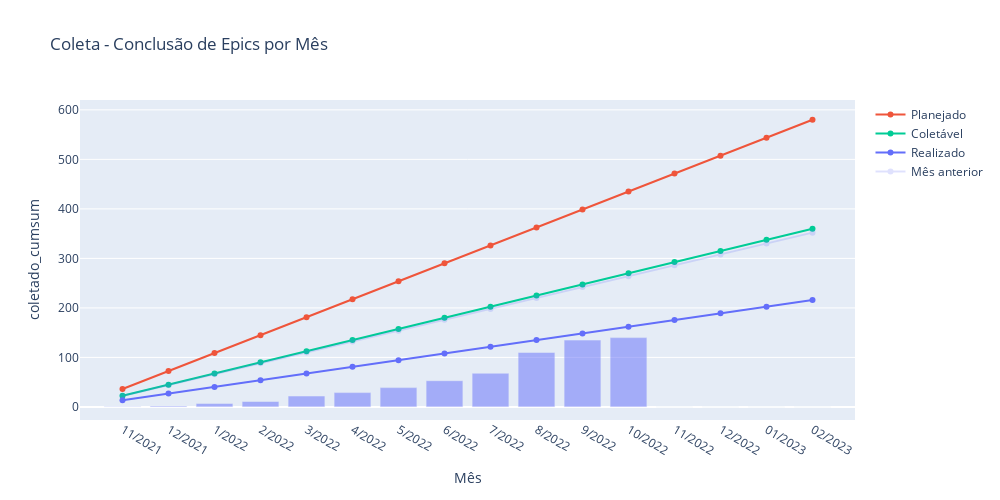

Notebook cell for this chart:
### Code cell
import plotly
import plotly.graph_objects as go 
import plotly.figure_factory as ff
import plotly.express as px
import datetime    

#TODO atualizar estimativa de coletável
def plot_speed_epics(df, df_week, title):     

    # Medindo velocidade atual nas ultimas semanas
    ultimas_semanas = []
    d = datetime.date.today()
    uma_semana = datetime.timedelta(weeks=1)
    for i in range(8):
        year, week, _ = d.isocalendar()
        ultimas_semanas.append(f'{week}/{year}')
        d -= uma_semana

    df_week = df_week.merge( 
        pd.DataFrame(reversed(ultimas_semanas), columns=['week_year']), 
        how="outer").fillna(0)      
    
    # ultimas 8 semanas / 2
    velocidade_coleta = df_week["Coletado"][-8:].sum() / 2       # alternativa: df["Coletado"].mean()
    velocidade_mes_anterior = df_week["Coletado"][-8:-4].sum()   # alternativa: df["Coletado"][:-1].mean() 
    print(f'Epics coletadas no último mês: {velocidade_coleta}')
    print(f'Epics coletadas no mês anterior: {velocidade_mes_anterior}')
    
    # Medindo velocidade atual por mes em media
    velocidade_total = df["closed"].mean()      
    
    df["closed_cumsum"] = df["closed"].cumsum()        
    df["coletado_cumsum"] = df["Coletado"].cumsum()         
    df["naocoletado_cumsum"] = df["Não coletável"].cumsum()   
    
    # Determinando meses para plotar
    df = df.merge( pd.DataFrame(["11/2021", "12/2021"] + [f'{x}/2022' for x in range(1,13)] + 
                                ["01/2023", "02/2023"], columns=["month_year"]), how="right").fillna(0)       
    # Baselines
    n_templates = 15 + 5            # 15 + 5 municipios
    total_epics_by_template = 29    # Siplanweb    
    
    total_epics = total_epics_by_template * n_templates    
    total_months = df.shape[0]
    ideal_speed = total_epics / total_months
    
    media_nao_coletavel = (12 + 12 + 12 + 8) / 4   # Siplanweb + Betha + MunicipalNet + ADPM    
    total_coletaveis = total_epics - (media_nao_coletavel * n_templates)
    ideal_speed_discounted = total_coletaveis / total_months
            
    # Plot
    fig =  px.bar(df, x="month_year", y="coletado_cumsum", title=title, opacity=0.5, height=500, width=1000, #, "naocoletado_cumsum"
                 labels={"value":"Epics concluídas (acumulado)", "month_year":"Mês", 'variable':''})

    fig.update_layout(yaxis = dict(tickmode = 'linear', tick0 = 0, dtick = 100))
    fig.add_traces([
        go.Scatter(x=df.month_year, y=[i * ideal_speed for i in range(1, total_months+1)], name="Planejado", opacity=1,
                  line=go.scatter.Line(color='#ef553b')), #color="red" ff6692 ef553b     
        go.Scatter(x=df.month_year, y=[i * ideal_speed_discounted for i in range(1, total_months+1)], name="Coletável",
                  line=go.scatter.Line(color="#00CC96")), #AB63FA
        go.Scatter(x=df.month_year, y=[i * velocidade_coleta for i in range(1, total_months+1)], name="Realizado",
                  line=go.scatter.Line(color="#636efa"), opacity=1),#, text=df), #8c86ff
        go.Scatter(x=df.month_year, y=[i * velocidade_mes_anterior for i in range(1, total_months+1)], name="Mês anterior",
                  line=go.scatter.Line(color="#636efa"), opacity=0.2),#, text=df), #8c86ff
        
        # Inclui todas epics fechadas, inclusive não-coletaveis
        # go.Scatter(x=df.month_year, y=[i * velocidade_total for i in range(1, total_months+1)], name="Total Fechado",
        #           line=go.scatter.Line(color="blue"), opacity=0.1),
    ])
    
    return fig

#-------------------------------------------------------------------------------------
#4c72b0', '#dd8452', '#55a868', '#c44e52', '#8172b3', 
# '#937860', '#da8bc3', '#8c8c8c', '#ccb974', '#64b5cd'

count_epics_month_df = pd.read_csv("data/count_epics_month.csv")
count_epics_week_df  = pd.read_csv("data/count_epics_week.csv")
plot_speed_epics(count_epics_month_df, count_epics_week_df, title='Coleta - Conclusão de Epics por Mês')

### Figure 1 — Plotly figure (JSON) as saved in the notebook; plotly's stock layout.template omitted (floating-point values rounded to 4 significant figures)
{"data": [{"alignmentgroup": "True", "hovertemplate": "Mês=%{x}<br>coletado_cumsum=%{y}<extra></extra>", "legendgroup": "", "marker": {"color": "#636efa", "opacity": 0.5, "pattern": {"shape": ""}}, "name": "", "offsetgroup": "", "orientation": "v", "showlegend": false, "textposition": "auto", "type": "bar", "x": ["11/2021", "12/2021", "1/2022", "2/2022", "3/2022", "4/2022", "5/2022", "6/2022", "7/2022", "8/2022", "9/2022", "10/2022", "11/2022", "12/2022", "01/2023", "02/2023"], "xaxis": "x", "y": [1, 2, 7, 11, 22, 29, 39, 53, 68, 110, 135, 140, 0, 0, 0, 0], "yaxis": "y"}, {"line": {"color": "#ef553b"}, "name": "Planejado", "opacity": 1, "type": "scatter", "x": ["11/2021", "12/2021", "1/2022", "2/2022", "3/2022", "4/2022", "5/2022", "6/2022", "7/2022", "8/2022", "9/2022", "10/2022", "11/2022", "12/2022", "01/2023", "02/2023"], "y": [36.25, 72.5, 108.8, 145, 181.2, 217.5, 253.8, 290, 326.2, 362.5, 398.8, 435, 471.2, 507.5, 543.8, 580]}, {"line": {"color": "#00CC96"}, "name": "Coletável", "type": "scatter", "x": ["11/2021", "12/2021", "1/2022", "2/2022", "3/2022", "4/2022", "5/2022", "6/2022", "7/2022", "8/2022", "9/2022", "10/2022", "11/2022", "12/2022", "01/2023", "02/2023"], "y": [22.5, 45, 67.5, 90, 112.5, 135, 157.5, 180, 202.5, 225, 247.5, 270, 292.5, 315, 337.5, 360]}, {"line": {"color": "#636efa"}, "name": "Realizado", "opacity": 1, "type": "scatter", "x": ["11/2021", "12/2021", "1/2022", "2/2022", "3/2022", "4/2022", "5/2022", "6/2022", "7/2022", "8/2022", "9/2022", "10/2022", "11/2022", "12/2022", "01/2023", "02/2023"], "y": [13.5, 27, 40.5, 54, 67.5, 81, 94.5, 108, 121.5, 135, 148.5, 162, 175.5, 189, 202.5, 216]}, {"line": {"color": "#636efa"}, "name": "Mês anterior", "opacity": 0.2, "type": "scatter", "x": ["11/2021", "12/2021", "1/2022", "2/2022", "3/2022", "4/2022", "5/2022", "6/2022", "7/2022", "8/2022", "9/2022", "10/2022", "11/2022", "12/2022", "01/2023", "02/2023"], "y": [22, 44, 66, 88, 110, 132, 154, 176, 198, 220, 242, 264, 286, 308, 330, 352]}], "layout": {"barmode": "relative", "height": 500, "legend": {"tracegroupgap": 0}, "title": {"text": "Coleta - Conclusão de Epics por Mês"}, "width": 1000, "xaxis": {"anchor": "y", "autorange": true, "domain": [0, 1], "range": [-0.9243, 15.92], "title": {"text": "Mês"}, "type": "category"}, "yaxis": {"anchor": "x", "autorange": true, "domain": [0, 1], "dtick": 100, "range": [-26.39, 619.9], "tick0": 0, "tickmode": "linear", "title": {"text": "coletado_cumsum"}, "type": "linear"}}}
